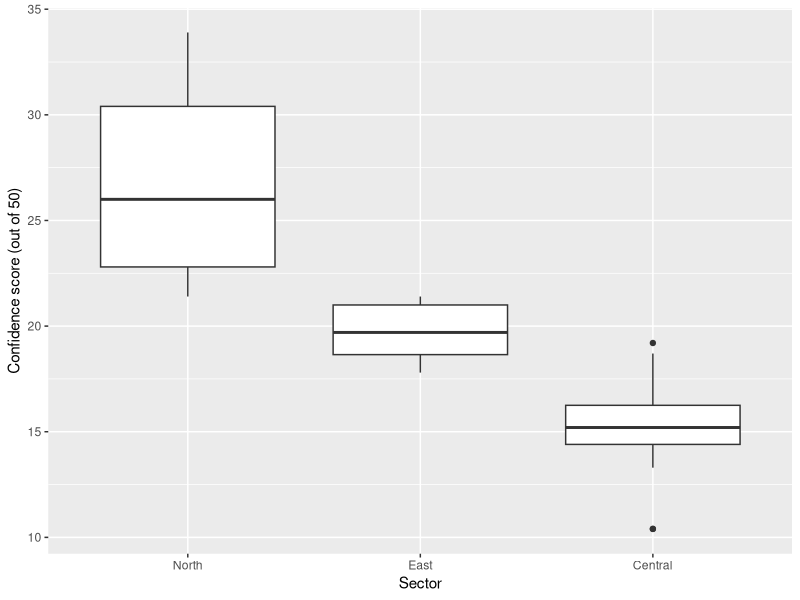

The R source for this figure:
## ---- chunk 1
knitr::opts_chunk$set(echo = TRUE)
## ---- chunk 2

library(ggplot2)
ggplot(mtcars, aes(y=mpg, x=as.factor(cyl)))+
  geom_boxplot() +
  ylab("Confidence score (out of 50)") +
  scale_x_discrete(name ="Sector",labels=c("North","East","Central"))


